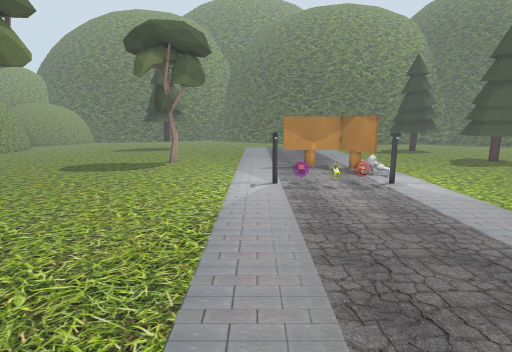
view 1 (above)

16 first-person views from a walk through a Unity game level. The camera is 1.2 m above the floor, tilts 10° down and sees 80° across. The floor is counted in squares, 0.5 m on a side. Each view is taken from the middle of a square. On the plan, view 1 faces up. The plan holds only what a view shows up to about 19 squares ahead; the rest is blank. The place goes on beyond the plan. The player character is not drawn. Some surface patterns are stand-ins.

view 2
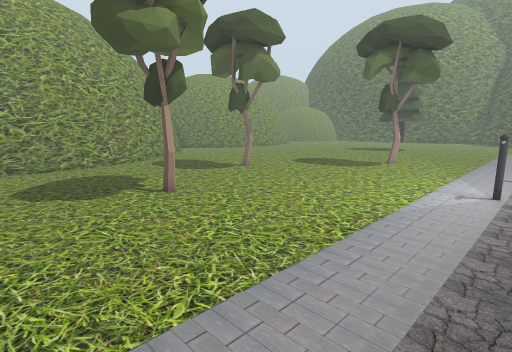

view 3
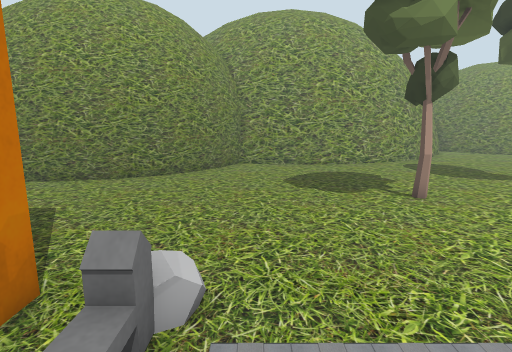

view 4
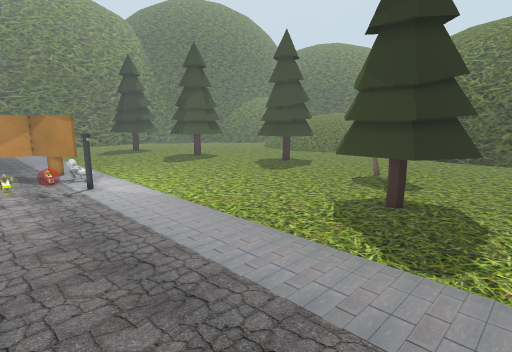

view 5
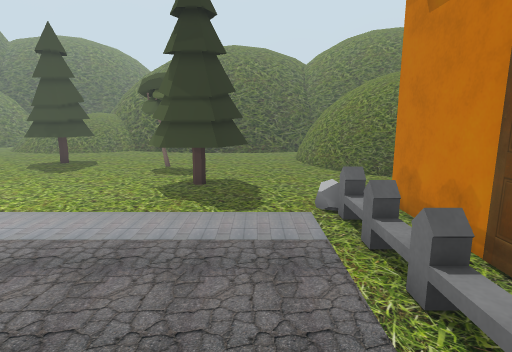

view 6
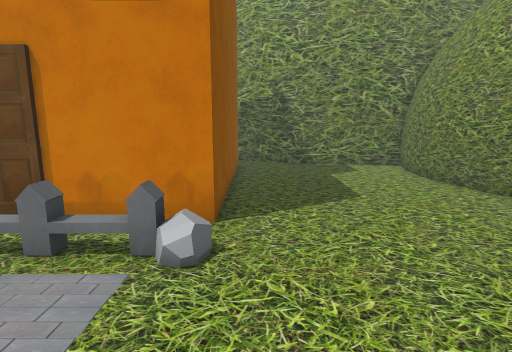

view 7
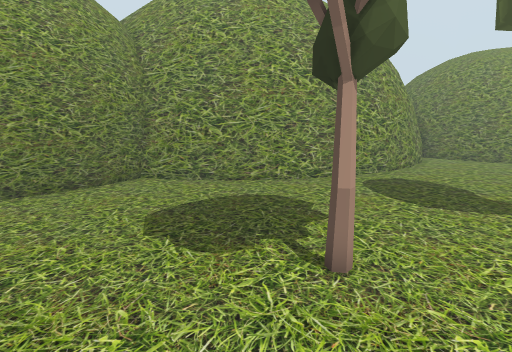

view 8
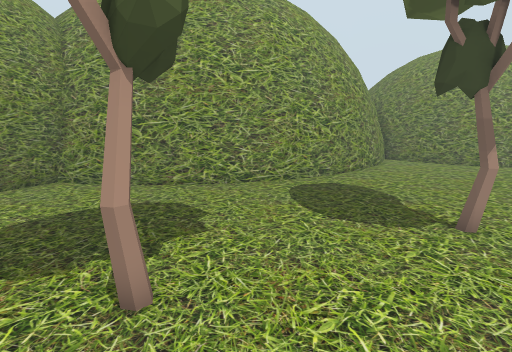

view 9
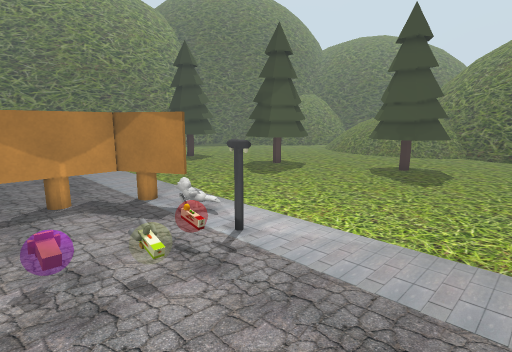

view 10
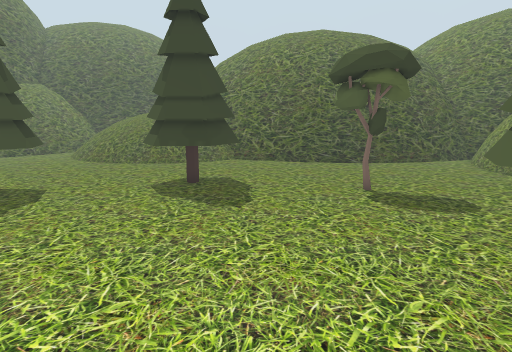

view 11
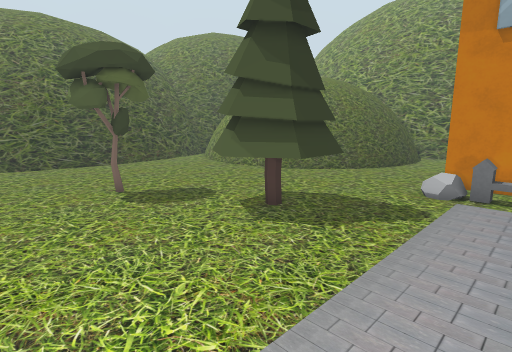

view 12
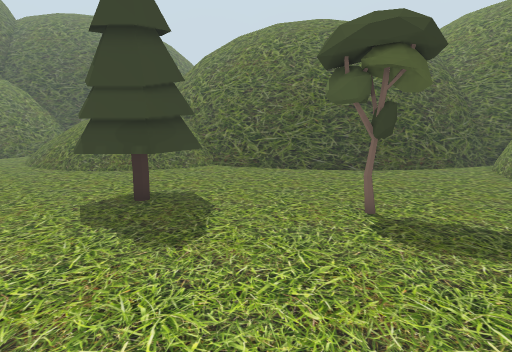

view 13
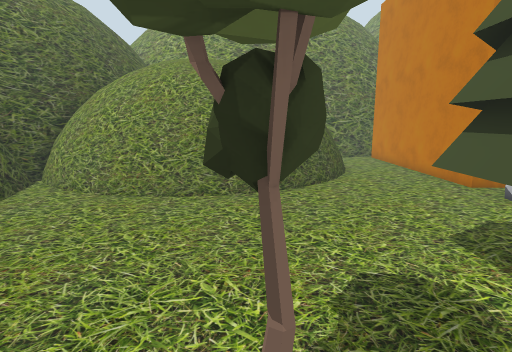

view 14
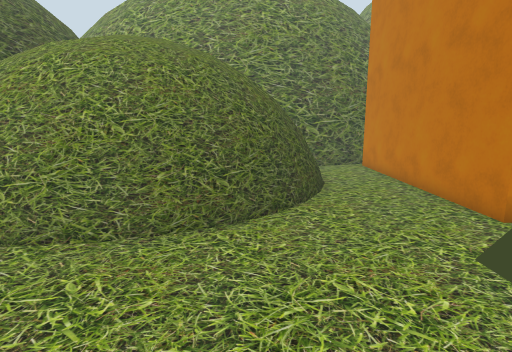

view 15
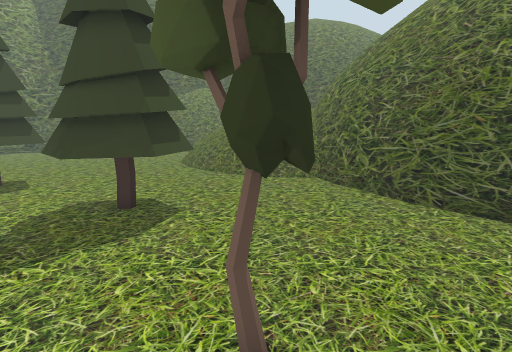

view 16
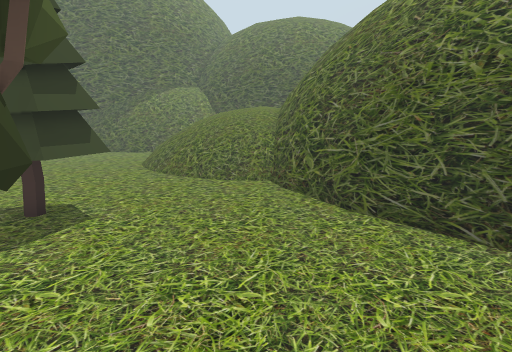

### Floor plan
Key: @ floor where view 1 was taken; # wall or solid block; . main floor; : floor 0.25 m higher than the main floor; + floor 0.5 m higher than the main floor; * floor 0.75 m higher than the main floor; / step, stairs or slope; = window, fence, low wall or low ledge; T thing the floor can be seen under or through; O other object.
Columns run from 23 left of view 1 to 26 right of it. Each row starts with its distance up from view 1.
 19 ###...  ......... #..... ...........#### ......
 18 ##=.... .........##.................####=......+*
 17 #=.......................TOTT.........=........+*
 16 =........................   OO.................+*
 15 #...........................TT..........=......+*
 14 ##=....................................TT  ....:*
 13  ###...................................TTT .....+#
 12   ###.......##..........OOOOOO.........TTTT.....#=
 11    ##=......# ............O............TTT=.....=#
 10     ##..........................................=#
  9      ##........................................###
  8      ##........................................=##
  7       #=..............................TTT......=#
  6       ##......##=.....................TTT......=#
  5       ##......##=................TTT..TT ......##
  4        #........................TTTTT..........#
  3        #........................TTTTT..........#
  2        #................ .......TTTTT..........##
  1        #................ .........=............=#
  0        #...............@.......................=#
 -1        ##............O#////////:...............=#
 -2        ###..............=#=#===........#=====#.##
 -3          ##..........###########.....#=#######=##
 -4           ##.........#         #....#=###   ###=
 -5            ##........#         #....=##
 -6            ##........#         #...=##
 -7             #=.......#         #...=##
 -8             ##.......#         #...##
 -9             ##.......#         #...#
-10             ##.......#         #...#
-11             ##.......#         #...
-12             #........#         #..
-13             #####....#         #=###

Where each view was taken, in squares from view 1:
view 1: 0 up, 0 right, facing up
view 2: 0 up, 2 right, facing up-left
view 3: 0 up, 2 right, facing left
view 4: 0 up, 2 right, facing up-right
view 5: 1 up, 1 left, facing right
view 6: 4 up, 3 left, facing down
view 7: 4 up, 3 left, facing left
view 8: 7 up, 4 left, facing left
view 9: 7 up, 1 right, facing up-right
view 10: 10 up, 5 right, facing right
view 11: 10 up, 5 right, facing down-right
view 12: 9 up, 8 right, facing right
view 13: 8 up, 16 right, facing down
view 14: 4 up, 14 right, facing down
view 15: 4 up, 14 right, facing up-right
view 16: 3 up, 16 right, facing up-right
